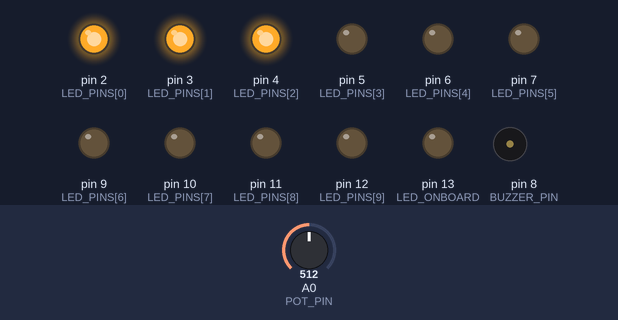
This program was run on a simulated Arduino Pro Mini, built with avr-gcc and run on an emulated ATmega328P. On the bench: output pins drawn as LEDs (lit = HIGH), buzzer (waves = sounding). Dashed ring = blinking. The test bench sets the inputs (shaded band); at power-on: A0 (POT_PIN) = 512. Random numbers use the default seed unless the program sets one.

Above: at 3.8 s.
3.9 s: A0 (POT_PIN) set to 122
At 5.5 s:
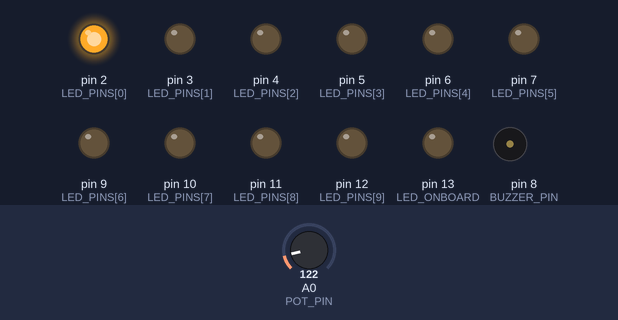
6.9 s: A0 (POT_PIN) set to 306
9.9 s: A0 (POT_PIN) set to 1023
At 10.6 s:
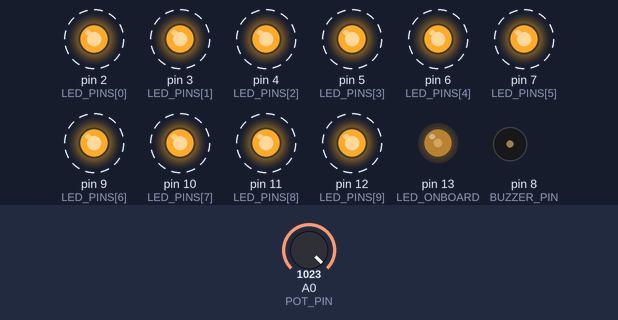
12.9 s: A0 (POT_PIN) set to 716
15.9 s: A0 (POT_PIN) set to 90
At 21.5 s:
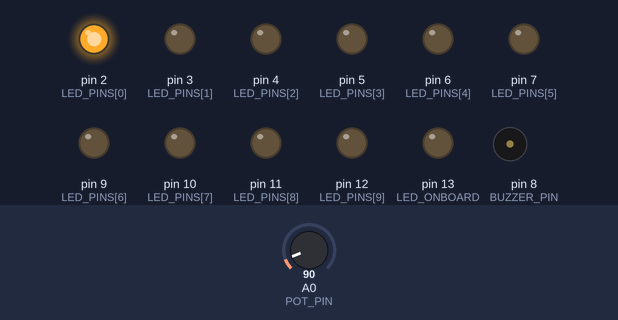
Timing chart, 0 to 22.2 s (numbered marks = the images above; inputs shaded):
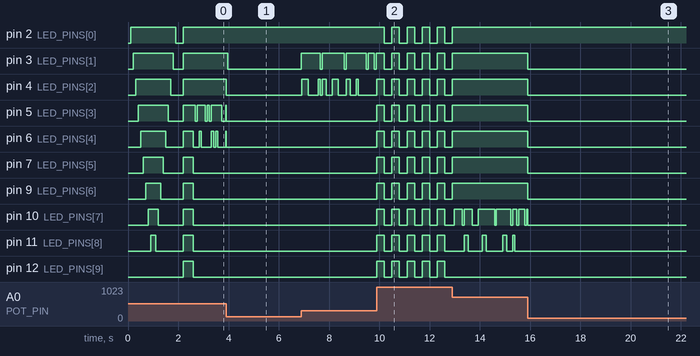

Measured:
- after the input at 3.9 s, pin 3 (LED_PINS[1]): HIGH → LOW after 0.06 s; pin 4 (LED_PINS[2]): HIGH → LOW at once
- after the input at 9.9 s, pin 2 (LED_PINS[0]): alternates HIGH for 0.30 s and LOW for 0.30 s, starting after 0.30 s; pin 5 (LED_PINS[3]): alternates HIGH for 0.30 s and LOW for 0.30 s, starting at once
- after the input at 15.9 s, pin 3 (LED_PINS[1]), pin 4 (LED_PINS[2]), pin 5 (LED_PINS[3]), pin 6 (LED_PINS[4]), pin 7 (LED_PINS[5]), pin 9 (LED_PINS[6]): HIGH → LOW at once

The program:

main.cpp
```cpp
/*
  Geiger click simulator
  Target board: Arduino Pro Mini (ATmega328P, 5V/16MHz oder 3.3V/8MHz)
                läuft auch unverändert auf Uno/Nano

  Programmierung: externen USB-Serial-Adapter (FTDI) verwenden.

  Hardware:
    - Poti  -> A0
    - Buzzer-> D8     (bei 3.3V Variante: Transistor-Treiber empfohlen)
    - 10 LEDs Bar:    Pins {2,3,4,5,6,7,9,10,11,12}
                      Anode -> Vorwiderstand -> Pin, Kathoden -> GND
                      5V Variante:  220 Ω
                      3.3V Variante: ~100 Ω
                      Farben: 0..2 grün, 3..6 gelb, 7..9 rot
    - Onboard-LED auf D13 als Click-Indikator
                      (auf manchen Pro-Mini-Klonen nicht bestückt)
    - A1 als Entropy-Quelle für randomSeed

  Verhalten:
    - Click-Rate exponentiell mit Poti: MIN_CPS .. MAX_CPS
    - Drift: ±10 % sinusförmig, Periode 15 min (auf der Click-Rate)
    - Bar-Display 0..8: gefüllter Balken, Skala basiert auf baseRate (drift-frei)
    - LED 9: Vollausschlag-Anzeige bei baseRate = MAX_DISPLAY_CPS
             (= Poti ganz aufgedreht). Im Vollausschlag blinken alle LEDs.
    - Jitter: ganzer Balken endet bei (displayValue + offset), gecappt bei 8

  Hinweis: Bei displayValue = 0 leuchtet LED 0 als „Gerät aktiv"-Indikator.
*/

#include <Arduino.h>

// Vorwärts-Deklarationen (nötig in reinem C++ statt .ino-Sketch)
int  computeDisplayValue(float r);
void displayFilledBar(int d, int offset);
void playStartup();

// --- Pins ---
const int POT_PIN     = A0;
const int ENTROPY_PIN = A1;
const int BUZZER_PIN  = 8;
const int LED_ONBOARD = 13;

// 10 LEDs für Bar-Display (D8 und D13 sind belegt -> Lücke bei 8)
// Farbzuordnung: Index 0..2 grün, 3..6 gelb, 7..9 rot
const int LED_PINS[10] = { 2, 3, 4, 5, 6, 7, 9, 10, 11, 12 };

// --- Click-Rate ---
const float MAX_CPS = 100.0;
const float MIN_CPS = 0.5;

// --- Click-Form ---
const unsigned int CLICK_FREQ_HZ     = 2000;
const unsigned int CLICK_DURATION_MS = 3;
const unsigned int LED_ON_MS         = 8;

// --- Drift (langfristige Modulation) ---
const unsigned long DRIFT_PERIOD_MS = 15UL * 60UL * 1000UL;  // 15 min
const float         DRIFT_AMPLITUDE = 0.10;                  // ±10 %

// --- Display-Mapping ---
const float RED_THRESHOLD_CPS = 15.0;   // ab hier leuchtet LED 7 (erste rote)
const float MAX_DISPLAY_CPS   = 100.0;  // bei dieser Rate -> LED 9 (Vollausschlag)

// --- Jitter ---
const int           JITTER_THRESHOLD  = 1;
const unsigned long JITTER_UPDATE_MS  = 80;
const float         JITTER_PROB       = 0.6;
const int           JITTER_MAX_OFFSET = 1;

// --- Blink bei Vollausschlag ---
const unsigned long BLINK_INTERVAL_MS = 300;

// --- Vollausschlag-Erkennung am rohen ADC (Hysterese, robust gegen Rauschen) ---
const int POT_OVERLOAD_HIGH = 1015;  // ab hier in Blink-Modus wechseln
const int POT_OVERLOAD_LOW  = 990;   // erst hierunter wieder zurück

// --- Laufzeit-Zustand ---
unsigned long nextClickMillis  = 0;
unsigned long ledOffMillis     = 0;
bool          ledOnboardOn     = false;

unsigned long lastJitterMillis = 0;
int           lastJitterOffset = 0;

unsigned long lastBlinkMillis  = 0;
bool          blinkState       = false;


void setup() {
  pinMode(BUZZER_PIN, OUTPUT);
  pinMode(LED_ONBOARD, OUTPUT);
  pinMode(POT_PIN, INPUT);
  for (int i = 0; i < 10; ++i) {
    pinMode(LED_PINS[i], OUTPUT);
    digitalWrite(LED_PINS[i], LOW);
  }
  randomSeed(analogRead(ENTROPY_PIN));

  // Startup-Ritual: Sweep der LEDs synchron zur Hymne.
  // Läuft jedes Mal beim Power-On (also auch nach jedem Powerbank-Reset).
  playStartup();
}


// Aufwärm-Effekt für den Geigerzähler: Selbsttest mit kontinuierlicher
// Rampe der Klick-Rate von 0 bis MAX und wieder zurück. Die LED-Bar
// folgt der Rate synchron, sodass der Bediener sehen UND hören kann,
// dass der gesamte Anzeigebereich funktioniert.
//
// Verlauf:
//   Phase 1 (0..2 s):   Klick-Rate steigt 0 → 100 CPS, LEDs zünden 0 → 10
//   Phase 2 (2..4 s):   Klick-Rate sinkt 100 → 0 CPS, LEDs erlöschen 10 → 0
//   Phase 3 (4..4,6 s): kurzer Bestätigungs-Flash aller LEDs ("Ready")
//
// Im Gegensatz zum normalen Klick-Modus sind die Klicks hier regelmäßig
// (gleichmäßiger Abstand), nicht Poisson-verteilt. Das macht den
// "Self-Test"-Charakter eindeutig hörbar — eine zufällig streuende
// Rampe würde optisch und akustisch verschwimmen.
void playStartup() {
  const unsigned long SWEEP_MS     = 1000;   // Dauer auf bzw. ab
  const float         MAX_TEST_CPS = 60.0;  // Spitzenrate beim Wendepunkt
  const float         MIN_AUDIBLE_CPS = 0.5; // unterhalb -> gar keine Klicks

  // ===== Phase 1: Aufwärts =====
  unsigned long sweepStart  = millis();
  unsigned long nextClickMs = sweepStart;
  int           ledsOn      = 0;

  while (millis() - sweepStart < SWEEP_MS) {
    unsigned long elapsed = millis() - sweepStart;
    float fraction = (float)elapsed / SWEEP_MS;   // 0.0 .. 1.0

    // LED-Synchronisation: zünde alle LEDs, deren Index < fraction * 10
    int targetLedsOn = (int)(fraction * 10.0);
    while (ledsOn < targetLedsOn && ledsOn < 10) {
      digitalWrite(LED_PINS[ledsOn], HIGH);
      ++ledsOn;
    }

    // Klick-Erzeugung: Intervall ergibt sich aus aktueller Rate
    float rate = MAX_TEST_CPS * fraction;
    if (rate >= MIN_AUDIBLE_CPS) {
      unsigned long intervalMs = (unsigned long)(1000.0 / rate);
      if (intervalMs < 1) intervalMs = 1;

      // Cap: nextClickMs darf nie weiter in der Zukunft liegen als 2x
      // das aktuelle Intervall. Sonst kann die rampende Rate nicht
      // durchschlagen, wenn das letzte Intervall mit einer noch
      // niedrigeren Rate berechnet wurde.
      if (nextClickMs > millis() + 2 * intervalMs) {
        nextClickMs = millis() + intervalMs;
      }

      if (millis() >= nextClickMs) {
        tone(BUZZER_PIN, CLICK_FREQ_HZ, CLICK_DURATION_MS);
        nextClickMs = millis() + intervalMs;
      }
    }
  }
  // Sicherstellen, dass am Ende von Phase 1 wirklich alle LEDs leuchten
  for (int i = 0; i < 10; ++i) digitalWrite(LED_PINS[i], HIGH);

  // ===== Phase 2: Abwärts =====
  sweepStart  = millis();
  nextClickMs = sweepStart;
  ledsOn      = 10;

  while (millis() - sweepStart < SWEEP_MS) {
    unsigned long elapsed = millis() - sweepStart;
    float fraction = 1.0 - (float)elapsed / SWEEP_MS;  // 1.0 .. 0.0

    // LED-Synchronisation: schalte LEDs ab, deren Index >= fraction * 10
    int targetLedsOn = (int)(fraction * 10.0);
    while (ledsOn > targetLedsOn && ledsOn > 0) {
      --ledsOn;
      digitalWrite(LED_PINS[ledsOn], LOW);
    }

    // Klick-Erzeugung wie oben, aber mit fallender Rate
    float rate = MAX_TEST_CPS * fraction;
    if (rate >= MIN_AUDIBLE_CPS) {
      unsigned long intervalMs = (unsigned long)(1000.0 / rate);
      if (intervalMs < 1) intervalMs = 1;

      // Cap analog zur Aufwärts-Phase (Symmetrie der Logik).
      if (nextClickMs > millis() + 2 * intervalMs) {
        nextClickMs = millis() + intervalMs;
      }

      if (millis() >= nextClickMs) {
        tone(BUZZER_PIN, CLICK_FREQ_HZ, CLICK_DURATION_MS);
        nextClickMs = millis() + intervalMs;
      }
    }
  }
  // Sicherstellen, dass alle LEDs aus sind
  for (int i = 0; i < 10; ++i) digitalWrite(LED_PINS[i], LOW);
  noTone(BUZZER_PIN);

  // ===== Phase 3: Bestätigungs-Flash =====
  delay(200);
  for (int i = 0; i < 10; ++i) digitalWrite(LED_PINS[i], HIGH);
  delay(400);
  for (int i = 0; i < 10; ++i) digitalWrite(LED_PINS[i], LOW);
}


// Display-Wert 0..9 aus Click-Rate (drift-frei: baseRate).
// floor() sorgt dafür, dass v=9 erst bei r >= MAX_DISPLAY_CPS erreicht wird.
int computeDisplayValue(float r) {
  if (r >= MAX_DISPLAY_CPS) return 9;

  int v;
  if (r >= RED_THRESHOLD_CPS) {
    // [15..100) -> [7..9), also v in {7, 8}
    float f = 7.0 + ((r - RED_THRESHOLD_CPS)
                    / (MAX_DISPLAY_CPS - RED_THRESHOLD_CPS)) * 2.0;
    v = (int)floor(f);
  } else {
    // [0..15) -> [0..7)
    float f = r * (7.0 / RED_THRESHOLD_CPS);
    v = (int)floor(f);
  }
  if (v < 0) v = 0;
  if (v > 8) v = 8;  // 9 ist Vollausschlag, Bar-Bereich endet bei 8
  return v;
}


// Gefüllter Balken von 0 bis (d + offset). Top wird bei 8 gecappt,
// damit LED 9 (Vollausschlag) durch Jitter nicht ungewollt aktiviert wird.
void displayFilledBar(int d, int offset) {
  int top = d + offset;
  if (top < -1) top = -1;   // -1 erlaubt: alle aus
  if (top > 8)  top = 8;
  for (int i = 0; i < 10; ++i) {
    digitalWrite(LED_PINS[i], (i <= top) ? HIGH : LOW);
  }
}


void loop() {
  unsigned long now = millis();

  // --- Poti lesen, Rate berechnen ---
  int   pot     = analogRead(POT_PIN);             // 0..1023
  float potNorm = pot / 1023.0;
  // geometrische Interpolation: pot=0 -> MIN_CPS, pot=max -> MAX_CPS
  float baseRate = MIN_CPS * pow(MAX_CPS / MIN_CPS, potNorm);

  // Drift (sinusförmig um 1.0, ±DRIFT_AMPLITUDE) - wirkt nur auf Klick-Rate
  float phase       = (now % DRIFT_PERIOD_MS) / (float)DRIFT_PERIOD_MS;
  float driftFactor = 1.0 + DRIFT_AMPLITUDE * sin(2.0 * PI * phase);
  float rate        = baseRate * driftFactor;
  if (rate < MIN_CPS) rate = MIN_CPS;

  // Display basiert auf baseRate (drift-frei)
  int displayValue = computeDisplayValue(baseRate);

  // Vollausschlag-Erkennung mit Hysterese direkt am ADC-Wert
  static bool overload = false;
  if (overload) {
    if (pot < POT_OVERLOAD_LOW) overload = false;
  } else {
    if (pot >= POT_OVERLOAD_HIGH) overload = true;
  }

  // --- Anzeige ---
  if (overload) {
    // Vollausschlag: alle LEDs blinken im Takt
    if (now - lastBlinkMillis >= BLINK_INTERVAL_MS) {
      lastBlinkMillis = now;
      blinkState = !blinkState;
    }
    for (int i = 0; i < 10; ++i) {
      digitalWrite(LED_PINS[i], blinkState ? HIGH : LOW);
    }
  } else {
    // Normal: gefüllter Balken mit Jitter
    if (now - lastJitterMillis >= JITTER_UPDATE_MS) {
      lastJitterMillis = now;
      int newOffset = 0;
      if (displayValue >= JITTER_THRESHOLD &&
          random(0, 1000) < (int)(JITTER_PROB * 1000)) {
        newOffset = random(-JITTER_MAX_OFFSET, JITTER_MAX_OFFSET + 1);
      }
      lastJitterOffset = newOffset;
    }
    displayFilledBar(displayValue, lastJitterOffset);
  }

  // --- Click erzeugen (Poisson-Intervalle) ---
  // Bevor wir auf nextClickMillis warten: kürzen wir die Wartezeit, falls sie
  // deutlich länger ist, als die aktuelle Rate erwarten lässt. Das passiert,
  // wenn das Intervall mit einer alten (niedrigeren) Rate berechnet wurde und
  // der User dann das Poti hochgedreht hat. Ohne diesen Cap müsste man bis
  // zum Ende des alten, langen Intervalls warten, bevor der Klick-Rhythmus
  // sich an die neue Rate anpasst.
  // Der Faktor 3 ist ein Kompromiss: groß genug, dass die natürliche
  // Streuung der Poisson-Intervalle erhalten bleibt; klein genug, dass das
  // Aufdrehen sich gefühlt sofort auswirkt.
  unsigned long maxWaitMs = (unsigned long)(3000.0 / rate);
  if (nextClickMillis > now + maxWaitMs) {
    nextClickMillis = now + maxWaitMs;
  }

  if (now >= nextClickMillis) {
    long  rint        = random(1, 1000000);
    float u           = rint / 1000000.0;
    float interval_ms = (-log(u) / rate) * 1000.0;
    nextClickMillis   = now + (unsigned long)interval_ms;

    tone(BUZZER_PIN, CLICK_FREQ_HZ, CLICK_DURATION_MS);
    digitalWrite(LED_ONBOARD, HIGH);
    ledOnboardOn  = true;
    ledOffMillis  = now + LED_ON_MS;
  }

  // --- Onboard-LED non-blocking ausschalten ---
  if (ledOnboardOn && now >= ledOffMillis) {
    digitalWrite(LED_ONBOARD, LOW);
    ledOnboardOn = false;
  }
}
```
